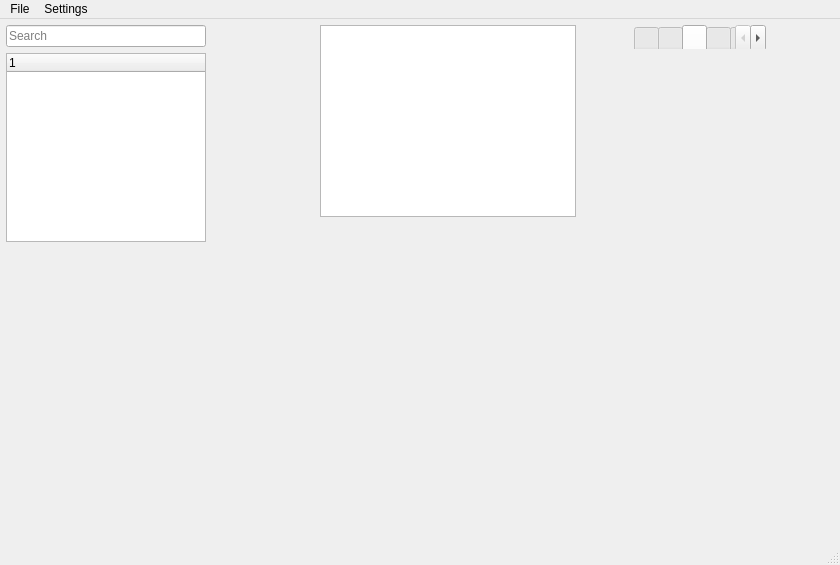
<?xml version="1.0" encoding="UTF-8"?>
<ui version="4.0">
 <class>MainWindow</class>
 <widget class="QMainWindow" name="MainWindow">
  <property name="geometry">
   <rect>
    <x>0</x>
    <y>0</y>
    <width>840</width>
    <height>565</height>
   </rect>
  </property>
  <property name="windowTitle">
   <string>MainWindow</string>
  </property>
  <widget class="QWidget" name="centralwidget">
   <widget class="QTabWidget" name="tabWidget">
    <property name="geometry">
     <rect>
      <x>634</x>
      <y>6</y>
      <width>132</width>
      <height>24</height>
     </rect>
    </property>
    <property name="minimumSize">
     <size>
      <width>130</width>
      <height>0</height>
     </size>
    </property>
    <property name="maximumSize">
     <size>
      <width>200</width>
      <height>16777215</height>
     </size>
    </property>
    <property name="currentIndex">
     <number>2</number>
    </property>
    <widget class="QWidget" name="tab">
     <attribute name="title">
      <string/>
     </attribute>
    </widget>
    <widget class="QWidget" name="tab_2">
     <attribute name="title">
      <string/>
     </attribute>
    </widget>
    <widget class="QWidget" name="tab_3">
     <attribute name="title">
      <string/>
     </attribute>
    </widget>
    <widget class="QWidget" name="tab_4">
     <attribute name="title">
      <string/>
     </attribute>
    </widget>
    <widget class="QWidget" name="tab_5">
     <attribute name="title">
      <string/>
     </attribute>
    </widget>
    <widget class="QWidget" name="tab_6">
     <attribute name="title">
      <string/>
     </attribute>
    </widget>
    <widget class="QWidget" name="tab_7">
     <attribute name="title">
      <string/>
     </attribute>
    </widget>
   </widget>
   <widget class="QTableWidget" name="tableWidget">
    <property name="geometry">
     <rect>
      <x>320</x>
      <y>6</y>
      <width>256</width>
      <height>192</height>
     </rect>
    </property>
    <property name="sizePolicy">
     <sizepolicy hsizetype="Expanding" vsizetype="Expanding">
      <horstretch>0</horstretch>
      <verstretch>0</verstretch>
     </sizepolicy>
    </property>
   </widget>
   <widget class="QWidget" name="verticalLayoutWidget">
    <property name="geometry">
     <rect>
      <x>6</x>
      <y>6</y>
      <width>211</width>
      <height>217</height>
     </rect>
    </property>
    <layout class="QVBoxLayout" name="verticalLayout">
     <property name="sizeConstraint">
      <enum>QLayout::SetDefaultConstraint</enum>
     </property>
     <item>
      <widget class="QLineEdit" name="lineEdit">
       <property name="maximumSize">
        <size>
         <width>200</width>
         <height>16777215</height>
        </size>
       </property>
       <property name="text">
        <string/>
       </property>
       <property name="placeholderText">
        <string>Search</string>
       </property>
      </widget>
     </item>
     <item>
      <widget class="QTreeWidget" name="treeWidget">
       <property name="maximumSize">
        <size>
         <width>200</width>
         <height>16777215</height>
        </size>
       </property>
       <column>
        <property name="text">
         <string/>
        </property>
       </column>
      </widget>
     </item>
    </layout>
   </widget>
  </widget>
  <widget class="QMenuBar" name="menubar">
   <property name="geometry">
    <rect>
     <x>0</x>
     <y>0</y>
     <width>840</width>
     <height>18</height>
    </rect>
   </property>
   <widget class="QMenu" name="menuFine">
    <property name="title">
     <string>File</string>
    </property>
   </widget>
   <widget class="QMenu" name="menuSettings">
    <property name="title">
     <string>Settings</string>
    </property>
   </widget>
   <addaction name="menuFine"/>
   <addaction name="menuSettings"/>
  </widget>
  <widget class="QStatusBar" name="statusbar"/>
 </widget>
 <resources/>
 <connections/>
</ui>
